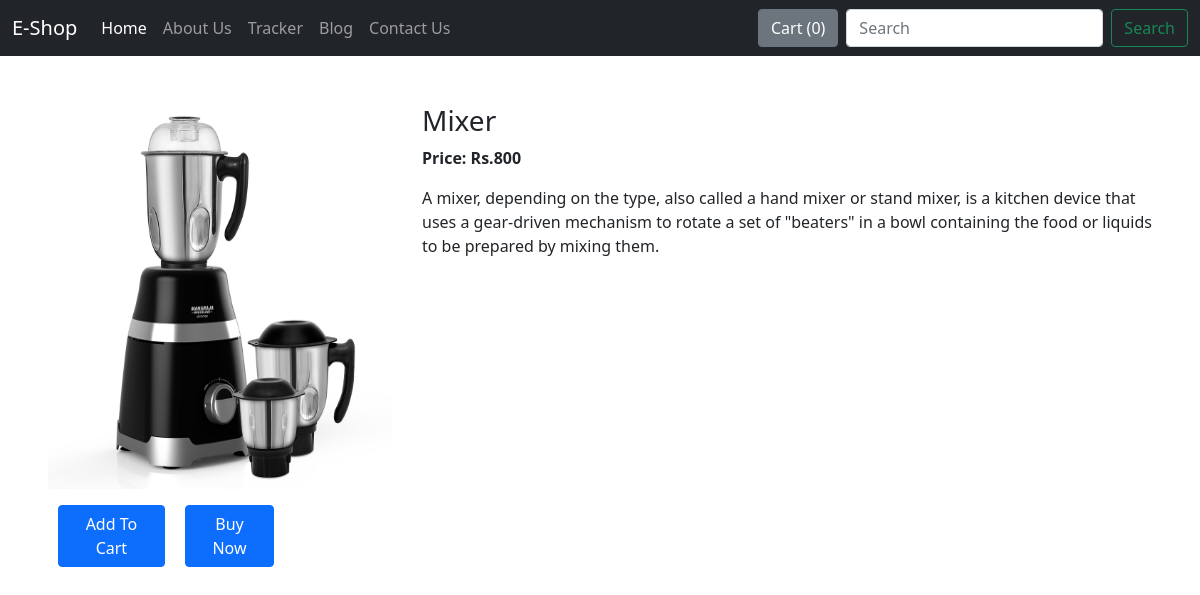
The app's page /shop/products/7 with its own data.
### shop/models.py (models this page shows, shortened)
class Product(models.Model):
    product_id = models.AutoField
    product_name = models.CharField(max_length=50)
    category = models.CharField(max_length=50, default="")
    sub_category = models.CharField(max_length=50, default="")
    price = models.IntegerField(default=0)
    desc = models.CharField(max_length=500)
    pub_date = models.DateField()
    image = models.ImageField(upload_to="shop/images", default="")

### shop/views.py (the view)
# urls.py: path('products/<int:myid>', views.productView, name='productView'),
def productView(request, myid):
    product = Product.objects.filter(id=myid)
    return render(request, 'shop/prodView.html', {'product': product[0]})

### shop/templates/shop/prodView.html (shortened to what this page needs)
{% extends 'shop/basic.html' %}
{% block body %}
<div class="container my-5">
    <div class="row">
        <div class="col-md-4">
            <div class="row">
                <img src="/static/{{product.image}}" width="233px" height="385px" />
            </div>
            <div  style="margin-top: 1rem; align-items: center;">
                <span id="quickpr" class="divpr">
                <button id="pr{{product.id}}" class="btn btn-primary mx-3 cart" style="width: 30%;">Add To Cart</button>
                </span>
                <a href="/shop/checkout"><button class="btn btn-primary" style="width: 25%;">Buy Now</button></a>
            </div>
        </div>
        <div class="col-md-8">
            <h3 id="namepr">{{product.product_name}}</h3>
            <p><b>Price: Rs.{{product.price}}</b></p>
            <p>{{product.desc}}</p>
        </div>
    </div>
</div>
{% endblock %}

### records on screen
Product: image (picture), product_name "Mixer", price "800", desc "A mixer, depending on the type, also called a hand mixer or stand mixer, is a kitchen device that uses a gear-driven mechanism to rotate a set of \"beaters\" in a bowl containing the food or liquids to be prepared by mixing them."
